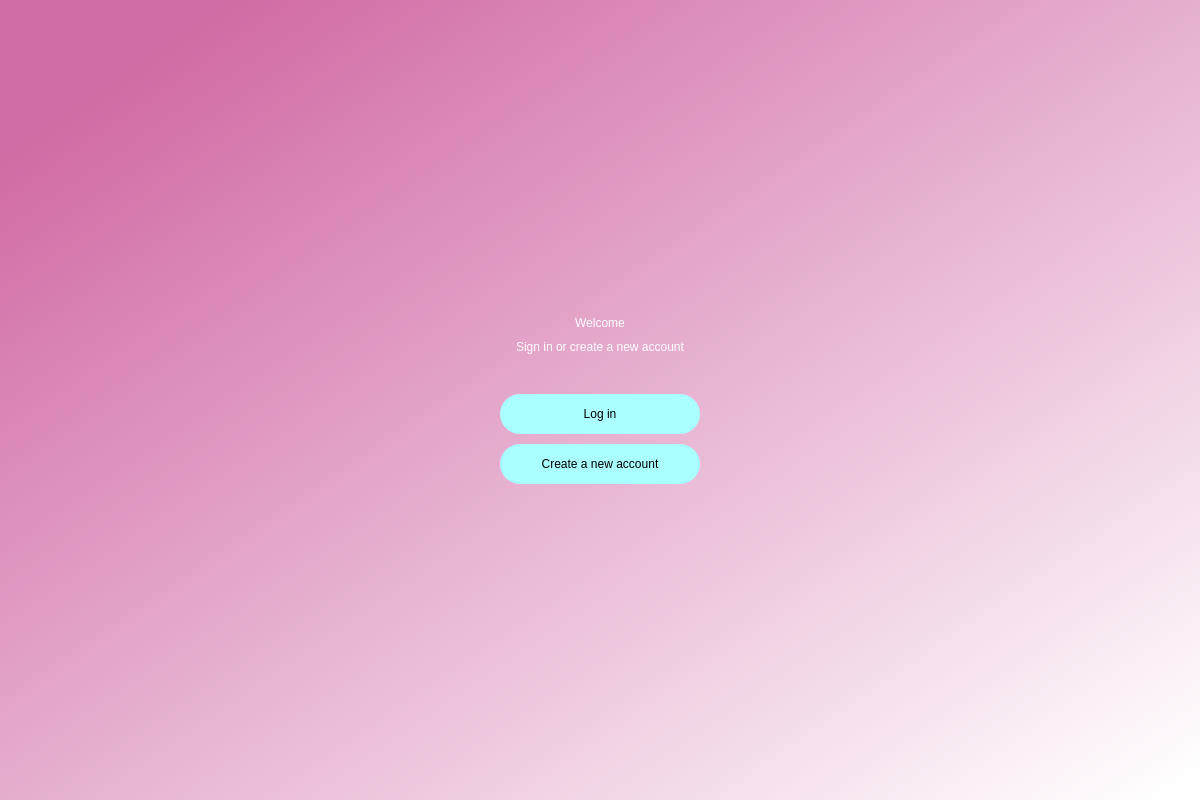
<?xml version="1.0" encoding="UTF-8"?>
<ui version="4.0">
 <class>Dialog</class>
 <widget class="QDialog" name="Dialog">
  <property name="geometry">
   <rect>
    <x>0</x>
    <y>0</y>
    <width>1200</width>
    <height>800</height>
   </rect>
  </property>
  <property name="minimumSize">
   <size>
    <width>1200</width>
    <height>800</height>
   </size>
  </property>
  <property name="maximumSize">
   <size>
    <width>1200</width>
    <height>800</height>
   </size>
  </property>
  <property name="windowTitle">
   <string>Dialog</string>
  </property>
  <layout class="QVBoxLayout" name="verticalLayout_2">
   <property name="leftMargin">
    <number>0</number>
   </property>
   <property name="topMargin">
    <number>0</number>
   </property>
   <property name="rightMargin">
    <number>0</number>
   </property>
   <property name="bottomMargin">
    <number>0</number>
   </property>
   <item>
    <widget class="QWidget" name="bgwidget" native="true">
     <property name="styleSheet">
      <string notr="true">QWidget#bgwidget{
background-color:qlineargradient(spread:pad, x1:0.091, y1:0.101636, x2:0.991379, y2:0.977, stop:0 rgba(209, 107, 165, 255), stop:1 rgba(255, 255, 255, 255));}</string>
     </property>
     <layout class="QGridLayout" name="gridLayout">
      <item row="0" column="1">
       <spacer name="verticalSpacer">
        <property name="orientation">
         <enum>Qt::Vertical</enum>
        </property>
        <property name="sizeHint" stdset="0">
         <size>
          <width>20</width>
          <height>40</height>
         </size>
        </property>
       </spacer>
      </item>
      <item row="1" column="0">
       <spacer name="horizontalSpacer">
        <property name="orientation">
         <enum>Qt::Horizontal</enum>
        </property>
        <property name="sizeHint" stdset="0">
         <size>
          <width>40</width>
          <height>20</height>
         </size>
        </property>
       </spacer>
      </item>
      <item row="1" column="2">
       <spacer name="horizontalSpacer_2">
        <property name="orientation">
         <enum>Qt::Horizontal</enum>
        </property>
        <property name="sizeHint" stdset="0">
         <size>
          <width>40</width>
          <height>20</height>
         </size>
        </property>
       </spacer>
      </item>
      <item row="1" column="1">
       <layout class="QVBoxLayout" name="verticalLayout">
        <property name="spacing">
         <number>10</number>
        </property>
        <item>
         <widget class="QLabel" name="label">
          <property name="styleSheet">
           <string notr="true">font: 36pt &quot;MS Shell Dlg 2&quot;; color:rgb(255, 255, 255)</string>
          </property>
          <property name="text">
           <string>Welcome</string>
          </property>
          <property name="alignment">
           <set>Qt::AlignCenter</set>
          </property>
         </widget>
        </item>
        <item>
         <widget class="QLabel" name="label_2">
          <property name="styleSheet">
           <string notr="true">font: 16pt &quot;MS Shell Dlg 2&quot;;color:rgb(255, 255, 255)</string>
          </property>
          <property name="text">
           <string>Sign in or create a new account</string>
          </property>
          <property name="alignment">
           <set>Qt::AlignCenter</set>
          </property>
         </widget>
        </item>
        <item>
         <spacer name="verticalSpacer_3">
          <property name="orientation">
           <enum>Qt::Vertical</enum>
          </property>
          <property name="sizeType">
           <enum>QSizePolicy::Fixed</enum>
          </property>
          <property name="sizeHint" stdset="0">
           <size>
            <width>20</width>
            <height>30</height>
           </size>
          </property>
         </spacer>
        </item>
        <item alignment="Qt::AlignHCenter">
         <widget class="QPushButton" name="login">
          <property name="minimumSize">
           <size>
            <width>200</width>
            <height>40</height>
           </size>
          </property>
          <property name="maximumSize">
           <size>
            <width>200</width>
            <height>40</height>
           </size>
          </property>
          <property name="styleSheet">
           <string notr="true">border-radius:20px;
background-color: rgb(170, 255, 255);
font: 14pt &quot;MS Shell Dlg 2&quot;;</string>
          </property>
          <property name="text">
           <string>Log in</string>
          </property>
         </widget>
        </item>
        <item alignment="Qt::AlignHCenter">
         <widget class="QPushButton" name="create">
          <property name="minimumSize">
           <size>
            <width>200</width>
            <height>40</height>
           </size>
          </property>
          <property name="maximumSize">
           <size>
            <width>200</width>
            <height>40</height>
           </size>
          </property>
          <property name="styleSheet">
           <string notr="true">border-radius:20px;
background-color: rgb(170, 255, 255);
font: 14pt &quot;MS Shell Dlg 2&quot;;</string>
          </property>
          <property name="text">
           <string>Create a new account</string>
          </property>
         </widget>
        </item>
       </layout>
      </item>
      <item row="2" column="1">
       <spacer name="verticalSpacer_2">
        <property name="orientation">
         <enum>Qt::Vertical</enum>
        </property>
        <property name="sizeHint" stdset="0">
         <size>
          <width>20</width>
          <height>40</height>
         </size>
        </property>
       </spacer>
      </item>
     </layout>
    </widget>
   </item>
  </layout>
 </widget>
 <resources/>
 <connections/>
</ui>
